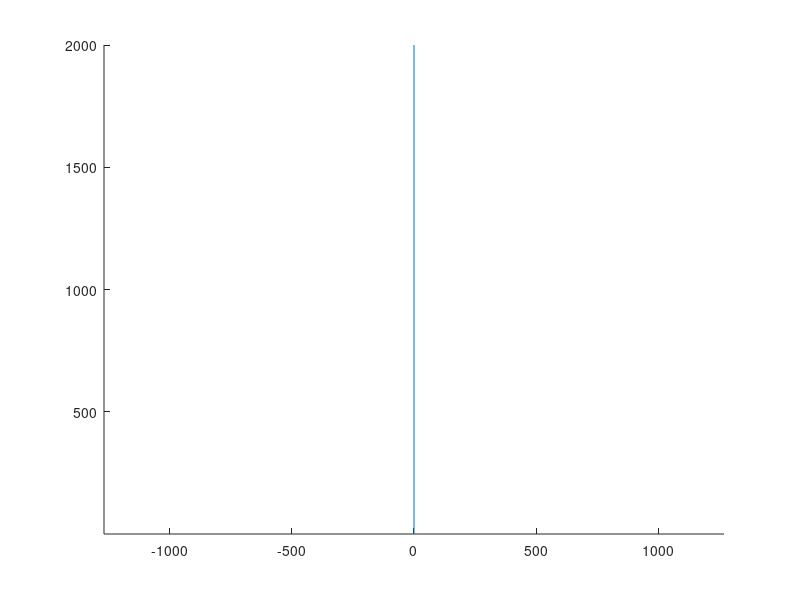

This figure's MATLAB source: (Note: this script raises an error after producing the figure.)
clc
close all
clear all

A=[0 1 1;
   1 0 1;
   1 1 0]/sqrt(2);

v1=[1 -1 0];
v1=v1/norm(v1);
v3=[1 1 1];
v3=v3/norm(v3);
C2G=[v1;cross(v3,v1); v3]

A=C2G*A;  

g1=A(:,1)-A(:,3); % primitive lattice vector on the 111 plane
g2=A(:,2)-A(:,3); % primitive lattice vector on the 111 plane
G=[g1 g2]; % Matrix of primitive lattice vectors

%% Initial configuration
b=[1 0 0]; % Burgers vector along x1 
L=2000; % length of dislocation


XL=[0 0;
    0 L;
    0 0];
XL=G*round(inv(G'*G)*G'*XL); % snap positions to lattice


figure(1)
hold on
plot3(XL(1,:),XL(2,:),XL(3,:))
axis equal

% Write inout files E and V
file_V = fopen('V/V_0.txt','w');
file_E = fopen('E/E_0.txt','w');

nodeformat='%i %1.15e %1.15e %1.15e %1.15e %1.15e %1.15e %i \n';
for n=1:size(XL,2)
fprintf(file_V,nodeformat, [n-1 XL(:,n)' zeros(1,3) 0]);
end

linkformat='%i %i %1.15e %1.15e %1.15e %1.15e %1.15e %1.15e %i \n';
for n=1:size(XL,2)-1
fprintf(file_E,linkformat, [n-1 n b zeros(1,3) 0]);
end

fclose(file_V);
fclose(file_E);